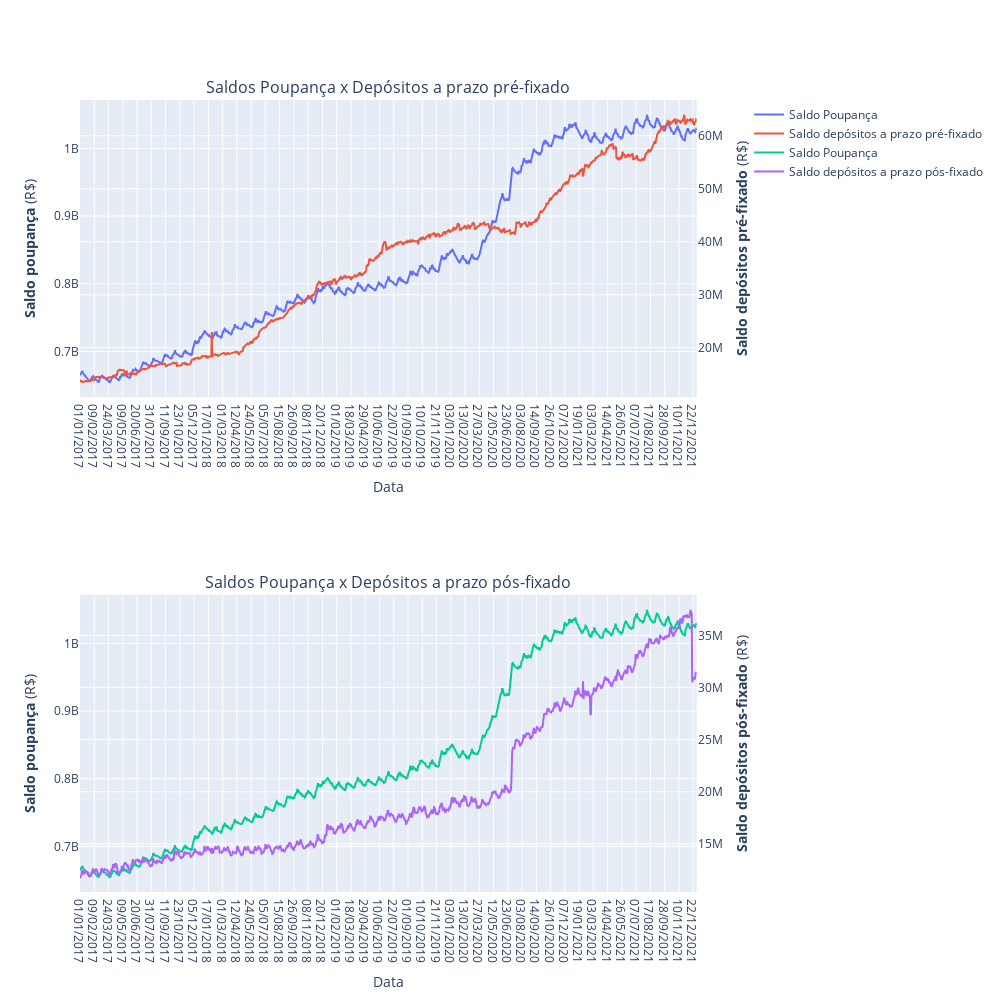

Notebook cell for this chart:
### Markdown cell above
### Seção Depósitos a prazo
Em seguida, foi investigado os dados de depósito a prazo. Primeiramente, comparou-se os dados de saldo da poupança com o os saldos de depósitos a prazo pré-fixado (CDB e RDB) e pós- fixado (CDB e RDB)

### Code cell
# gráfico Rendimento da poupança x Taxa Selic

prefix = primeiro_dia(Dados_dep_prazo_pre)  #Função para acrescentar o primeiro dia
posfix = primeiro_dia(Dados_dep_prazo_pos)  #Função para acrescentar o primeiro dia


fig = make_subplots(rows=2, cols=1,subplot_titles=("Saldos Poupança x Depósitos a prazo pré-fixado", "Saldos Poupança x Depósitos a prazo pós-fixado"),
                    specs=[[{"secondary_y": True}],
                           [{"secondary_y": True}]])

#Gráfico 1 - Poupança x pré-fixado
fig.add_trace(
    go.Scatter(x= poup['data'], y=poup['valor'], name="Saldo Poupança"), row=1, col=1, secondary_y=False
)


fig.add_trace(
    go.Scatter(x= prefix['data'], y=prefix['valor'], name="Saldo depósitos a prazo pré-fixado"),row=1, col=1, secondary_y=True
)

#Gráfico 2 - Poupança x pós-fixado
fig.add_trace(
    go.Scatter(x= poup['data'], y=poup['valor'], name="Saldo Poupança"), row=2, col=1, secondary_y=False
)


fig.add_trace(
    go.Scatter(x= posfix['data'], y=posfix['valor'], name="Saldo depósitos a prazo pós-fixado"),row=2, col=1, secondary_y=True
)


 #Set x-axis title
fig.update_xaxes(title_text="Data")

# Set y-axes titles

fig.update_yaxes(title_text="<b>Saldo poupança</b> (R$)", secondary_y=False, row=1, col=1)
fig.update_yaxes(title_text="<b>Saldo depósitos pré-fixado</b> (R$)", secondary_y=True, row=1, col=1)

fig.update_yaxes(title_text="<b>Saldo poupança</b> (R$)", secondary_y=False, row=2, col=1)
fig.update_yaxes(title_text="<b>Saldo depósitos pós-fixado</b> (R$)", secondary_y=True, row=2, col=1)

fig.update_layout(height=1000, width=1000)
fig.show()

### Figure 1 — Plotly figure (JSON) as saved in the notebook; plotly's stock layout.template omitted (floating-point values rounded to 4 significant figures; data arrays with more than 128 entries replaced by an {"elided": "..."} marker saying what was removed)
{"data": [{"name": "Saldo Poupança", "type": "scatter", "x": {"elided": "1255 str values"}, "xaxis": "x", "y": {"elided": "1255 float values"}, "yaxis": "y"}, {"name": "Saldo depósitos a prazo pré-fixado", "type": "scatter", "x": {"elided": "1255 str values"}, "xaxis": "x", "y": {"elided": "1255 float values"}, "yaxis": "y2"}, {"name": "Saldo Poupança", "type": "scatter", "x": {"elided": "1255 str values"}, "xaxis": "x2", "y": {"elided": "1255 float values"}, "yaxis": "y3"}, {"name": "Saldo depósitos a prazo pós-fixado", "type": "scatter", "x": {"elided": "1255 str values"}, "xaxis": "x2", "y": {"elided": "1255 float values"}, "yaxis": "y4"}], "layout": {"annotations": [{"font": {"size": 16}, "showarrow": false, "text": "Saldos Poupança x Depósitos a prazo pré-fixado", "x": 0.47, "xanchor": "center", "xref": "paper", "y": 1, "yanchor": "bottom", "yref": "paper"}, {"font": {"size": 16}, "showarrow": false, "text": "Saldos Poupança x Depósitos a prazo pós-fixado", "x": 0.47, "xanchor": "center", "xref": "paper", "y": 0.375, "yanchor": "bottom", "yref": "paper"}], "height": 1000, "width": 1000, "xaxis": {"anchor": "y", "domain": [0, 0.94], "title": {"text": "Data"}}, "xaxis2": {"anchor": "y3", "domain": [0, 0.94], "title": {"text": "Data"}}, "yaxis": {"anchor": "x", "domain": [0.625, 1], "title": {"text": "<b>Saldo poupança</b> (R$)"}}, "yaxis2": {"anchor": "x", "overlaying": "y", "side": "right", "title": {"text": "<b>Saldo depósitos pré-fixado</b> (R$)"}}, "yaxis3": {"anchor": "x2", "domain": [0, 0.375], "title": {"text": "<b>Saldo poupança</b> (R$)"}}, "yaxis4": {"anchor": "x2", "overlaying": "y3", "side": "right", "title": {"text": "<b>Saldo depósitos pós-fixado</b> (R$)"}}}}
